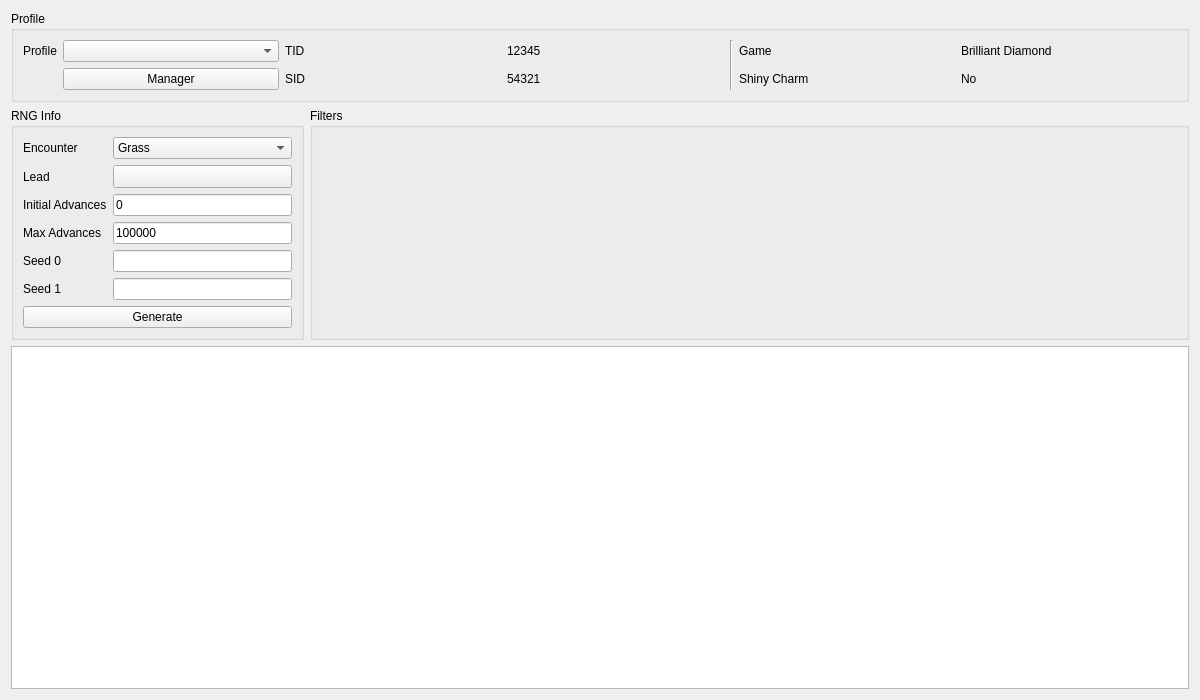
<?xml version="1.0" encoding="UTF-8"?>
<ui version="4.0">
 <class>Static8</class>
 <widget class="QWidget" name="Static8">
  <property name="geometry">
   <rect>
    <x>0</x>
    <y>0</y>
    <width>1200</width>
    <height>700</height>
   </rect>
  </property>
  <property name="windowTitle">
   <string>Static Gen 8</string>
  </property>
  <layout class="QGridLayout" name="gridLayout_2">
   <item row="1" column="0">
    <widget class="QGroupBox" name="groupBoxRNGInfo">
     <property name="sizePolicy">
      <sizepolicy hsizetype="Preferred" vsizetype="Preferred">
       <horstretch>1</horstretch>
       <verstretch>0</verstretch>
      </sizepolicy>
     </property>
     <property name="title">
      <string>RNG Info</string>
     </property>
     <layout class="QGridLayout" name="gridLayout_3">
      <item row="2" column="1">
       <widget class="TextBox" name="textBoxInitialAdvances">
        <property name="text">
         <string notr="true">0</string>
        </property>
       </widget>
      </item>
      <item row="3" column="1">
       <widget class="TextBox" name="textBoxMaxAdvances">
        <property name="text">
         <string notr="true">100000</string>
        </property>
       </widget>
      </item>
      <item row="2" column="0">
       <widget class="QLabel" name="labelInitialAdvances">
        <property name="sizePolicy">
         <sizepolicy hsizetype="Fixed" vsizetype="Preferred">
          <horstretch>0</horstretch>
          <verstretch>0</verstretch>
         </sizepolicy>
        </property>
        <property name="text">
         <string>Initial Advances</string>
        </property>
       </widget>
      </item>
      <item row="1" column="0">
       <widget class="QLabel" name="labelLead">
        <property name="sizePolicy">
         <sizepolicy hsizetype="Fixed" vsizetype="Preferred">
          <horstretch>0</horstretch>
          <verstretch>0</verstretch>
         </sizepolicy>
        </property>
        <property name="text">
         <string>Lead</string>
        </property>
       </widget>
      </item>
      <item row="4" column="1">
       <widget class="TextBox" name="textBoxSeed0"/>
      </item>
      <item row="0" column="0">
       <widget class="QLabel" name="labelEncounter">
        <property name="sizePolicy">
         <sizepolicy hsizetype="Fixed" vsizetype="Preferred">
          <horstretch>0</horstretch>
          <verstretch>0</verstretch>
         </sizepolicy>
        </property>
        <property name="text">
         <string>Encounter</string>
        </property>
       </widget>
      </item>
      <item row="0" column="1">
       <widget class="QComboBox" name="comboBoxEncounter">
        <item>
         <property name="text">
          <string>Grass</string>
         </property>
        </item>
        <item>
         <property name="text">
          <string>Surf</string>
         </property>
        </item>
        <item>
         <property name="text">
          <string>Fishing</string>
         </property>
        </item>
       </widget>
      </item>
      <item row="5" column="0">
       <widget class="QLabel" name="labelSeed1">
        <property name="text">
         <string>Seed 1</string>
        </property>
       </widget>
      </item>
      <item row="3" column="0">
       <widget class="QLabel" name="labelMaxAdvances">
        <property name="sizePolicy">
         <sizepolicy hsizetype="Fixed" vsizetype="Preferred">
          <horstretch>0</horstretch>
          <verstretch>0</verstretch>
         </sizepolicy>
        </property>
        <property name="text">
         <string>Max Advances</string>
        </property>
       </widget>
      </item>
      <item row="4" column="0">
       <widget class="QLabel" name="labelSeed0">
        <property name="sizePolicy">
         <sizepolicy hsizetype="Fixed" vsizetype="Preferred">
          <horstretch>0</horstretch>
          <verstretch>0</verstretch>
         </sizepolicy>
        </property>
        <property name="text">
         <string>Seed 0</string>
        </property>
       </widget>
      </item>
      <item row="1" column="1">
       <widget class="ComboMenu" name="toolButtonLead">
        <property name="sizePolicy">
         <sizepolicy hsizetype="Preferred" vsizetype="Fixed">
          <horstretch>0</horstretch>
          <verstretch>0</verstretch>
         </sizepolicy>
        </property>
        <property name="popupMode">
         <enum>QToolButton::InstantPopup</enum>
        </property>
       </widget>
      </item>
      <item row="8" column="0" colspan="2">
       <widget class="QPushButton" name="pushButtonGenerate">
        <property name="enabled">
         <bool>true</bool>
        </property>
        <property name="text">
         <string>Generate</string>
        </property>
       </widget>
      </item>
      <item row="5" column="1">
       <widget class="TextBox" name="textBoxSeed1"/>
      </item>
     </layout>
    </widget>
   </item>
   <item row="1" column="1">
    <widget class="QGroupBox" name="groupBoxFilters">
     <property name="sizePolicy">
      <sizepolicy hsizetype="Preferred" vsizetype="Preferred">
       <horstretch>3</horstretch>
       <verstretch>0</verstretch>
      </sizepolicy>
     </property>
     <property name="title">
      <string>Filters</string>
     </property>
     <layout class="QGridLayout" name="gridLayout">
      <item row="0" column="0" rowspan="2">
       <widget class="Filter" name="filter" native="true"/>
      </item>
     </layout>
    </widget>
   </item>
   <item row="2" column="0" colspan="2">
    <widget class="TableView" name="tableView">
     <property name="contextMenuPolicy">
      <enum>Qt::CustomContextMenu</enum>
     </property>
     <attribute name="verticalHeaderVisible">
      <bool>false</bool>
     </attribute>
    </widget>
   </item>
   <item row="0" column="0" colspan="2">
    <widget class="QGroupBox" name="groupBoxProfile">
     <property name="title">
      <string>Profile</string>
     </property>
     <layout class="QGridLayout" name="gridLayout_4">
      <item row="0" column="3">
       <widget class="QLabel" name="labelProfileTIDValue">
        <property name="text">
         <string notr="true">12345</string>
        </property>
       </widget>
      </item>
      <item row="0" column="7">
       <widget class="QLabel" name="labelProfileGameValue">
        <property name="text">
         <string>Brilliant Diamond</string>
        </property>
       </widget>
      </item>
      <item row="1" column="2">
       <widget class="QLabel" name="labelProfileSID">
        <property name="text">
         <string>SID</string>
        </property>
       </widget>
      </item>
      <item row="1" column="1">
       <widget class="QPushButton" name="pushButtonProfileManager">
        <property name="text">
         <string>Manager</string>
        </property>
       </widget>
      </item>
      <item row="0" column="2">
       <widget class="QLabel" name="labelProfileTID">
        <property name="text">
         <string>TID</string>
        </property>
       </widget>
      </item>
      <item row="1" column="3">
       <widget class="QLabel" name="labelProfileSIDValue">
        <property name="text">
         <string notr="true">54321</string>
        </property>
       </widget>
      </item>
      <item row="0" column="6">
       <widget class="QLabel" name="labelProfileGame">
        <property name="text">
         <string>Game</string>
        </property>
       </widget>
      </item>
      <item row="0" column="0">
       <widget class="QLabel" name="labelProfile">
        <property name="sizePolicy">
         <sizepolicy hsizetype="Fixed" vsizetype="Preferred">
          <horstretch>0</horstretch>
          <verstretch>0</verstretch>
         </sizepolicy>
        </property>
        <property name="text">
         <string>Profile</string>
        </property>
       </widget>
      </item>
      <item row="0" column="4" rowspan="2">
       <widget class="Line" name="line">
        <property name="orientation">
         <enum>Qt::Vertical</enum>
        </property>
       </widget>
      </item>
      <item row="0" column="1">
       <widget class="QComboBox" name="comboBoxProfiles"/>
      </item>
      <item row="1" column="6">
       <widget class="QLabel" name="labelProfileShinyCharm">
        <property name="text">
         <string>Shiny Charm</string>
        </property>
       </widget>
      </item>
      <item row="1" column="7">
       <widget class="QLabel" name="labelProfileShinyCharmValue">
        <property name="text">
         <string>No</string>
        </property>
       </widget>
      </item>
     </layout>
    </widget>
   </item>
  </layout>
 </widget>
 <customwidgets>
  <customwidget>
   <class>TextBox</class>
   <extends>QLineEdit</extends>
   <header>Forms/Controls/TextBox.hpp</header>
  </customwidget>
  <customwidget>
   <class>TableView</class>
   <extends>QTableView</extends>
   <header>Forms/Controls/TableView.hpp</header>
  </customwidget>
  <customwidget>
   <class>Filter</class>
   <extends>QWidget</extends>
   <header>Forms/Controls/Filter.hpp</header>
   <container>1</container>
  </customwidget>
  <customwidget>
   <class>ComboMenu</class>
   <extends>QToolButton</extends>
   <header>Forms/Controls/ComboMenu.hpp</header>
  </customwidget>
 </customwidgets>
 <tabstops>
  <tabstop>comboBoxProfiles</tabstop>
  <tabstop>pushButtonProfileManager</tabstop>
  <tabstop>comboBoxEncounter</tabstop>
  <tabstop>toolButtonLead</tabstop>
  <tabstop>textBoxInitialAdvances</tabstop>
  <tabstop>textBoxMaxAdvances</tabstop>
  <tabstop>textBoxSeed0</tabstop>
  <tabstop>pushButtonGenerate</tabstop>
  <tabstop>tableView</tabstop>
 </tabstops>
 <resources/>
 <connections/>
</ui>
